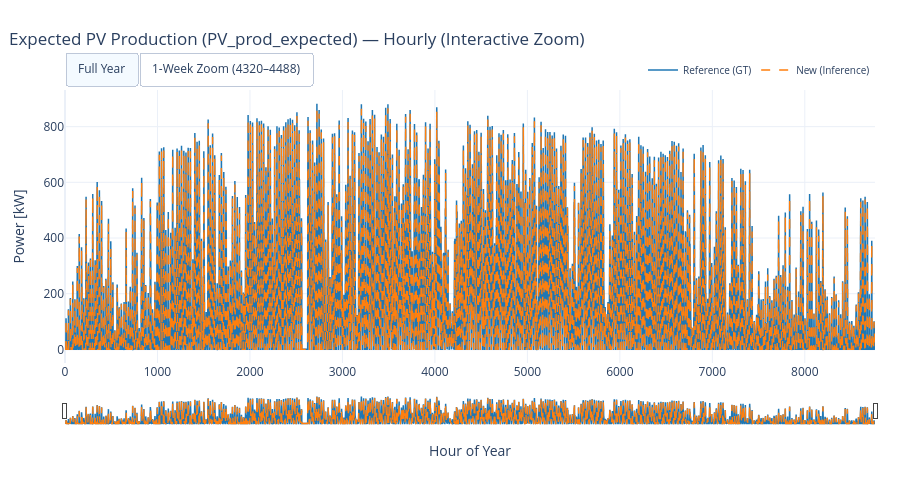

The notebook cell this image was saved under:
### Code cell
# Display the Expected PV Production (PV_prod_expected) time series for both files
def compute_pv_prod_expected(h5_path, fraction_of_total=0.6766):
    """Exact create_PV_prod_up_to logic from GridForecast/0_preprocessing/0.extract_ML_data.ipynb."""
    with pd.HDFStore(h5_path, mode="r") as store:
        supim = store["urbs_in/supim"]
        processes = store["urbs_in/process"]

    pv_100 = processes[processes["Process"].str.startswith("Rooftop PV")].set_index(["Site", "Process"])["cap-up"].to_frame().T
    cap_map = {
        (site, cap_proc.replace("Rooftop PV", "solar")): pv_100[(site, cap_proc)].iloc[0]
        for site, cap_proc in pv_100.columns
    }
    cap_series = pd.Series([cap_map.get((site, proc), pd.NA) for site, proc in supim.columns], index=supim.columns)
    df_scaled = supim * cap_series

    target_energy = df_scaled.sum().sum() * fraction_of_total
    order = supim.sum(axis=0).sort_values(ascending=False).index
    energy_sums = df_scaled.sum(axis=0)

    selected_ts = []
    total_energy = 0.0
    for col in order:
        col_energy = energy_sums[col]
        if total_energy + col_energy <= target_energy:
            selected_ts.append(df_scaled[col])
            total_energy += col_energy
        else:
            frac = (target_energy - total_energy) / col_energy
            selected_ts.append(df_scaled[col] * frac)
            break

    return pd.concat(selected_ts, axis=1).sum(axis=1)

pv_ref = compute_pv_prod_expected(path_to_Reference)
pv_new = compute_pv_prod_expected(path_2_NEW)

plot_feature_comparison(
    pv_ref, pv_new,
    title="Expected PV Production (PV_prod_expected)",
    ylabel="Power [kW]",
    zoom_start=4320,  # late-June summer week
    is_power_kw=True,
)

### Figure 1 — Plotly figure (JSON) as saved in the notebook; plotly's stock layout.template omitted (floating-point values rounded to 4 significant figures; data arrays with more than 128 entries replaced by an {"elided": "..."} marker saying what was removed)
{"data": [{"hovertemplate": "Ref: %{y:.4f}<extra></extra>", "line": {"color": "#1f77b4", "width": 1.5}, "mode": "lines", "name": "Reference (GT)", "type": "scatter", "x": {"elided": "8760 int values"}, "y": {"elided": "8760 float values"}}, {"hovertemplate": "New: %{y:.4f}<extra></extra>", "line": {"color": "#ff7f0e", "dash": "dash", "width": 1.4}, "mode": "lines", "name": "New (Inference)", "type": "scatter", "x": {"elided": "8760 int values"}, "y": {"elided": "8760 float values"}}], "layout": {"dragmode": "zoom", "height": 480, "hovermode": "x unified", "legend": {"font": {"size": 10}, "orientation": "h", "x": 1, "xanchor": "right", "y": 1.02, "yanchor": "bottom"}, "margin": {"b": 55, "l": 65, "r": 25, "t": 90}, "title": {"text": "Expected PV Production (PV_prod_expected) — Hourly (Interactive Zoom)", "x": 0.01, "xanchor": "left"}, "updatemenus": [{"buttons": [{"args": [{"xaxis.range": [0, 8759], "yaxis.autorange": true}], "label": "Full Year", "method": "relayout"}, {"args": [{"xaxis.range": [4320, 4488], "yaxis.autorange": true}], "label": "1-Week Zoom (4320–4488)", "method": "relayout"}], "direction": "right", "showactive": true, "type": "buttons", "x": 0, "xanchor": "left", "y": 1.14, "yanchor": "top"}], "xaxis": {"range": [0, 8759], "rangeslider": {"thickness": 0.09, "visible": true}, "title": {"text": "Hour of Year"}}, "yaxis": {"fixedrange": false, "title": {"text": "Power [kW]"}}}}
